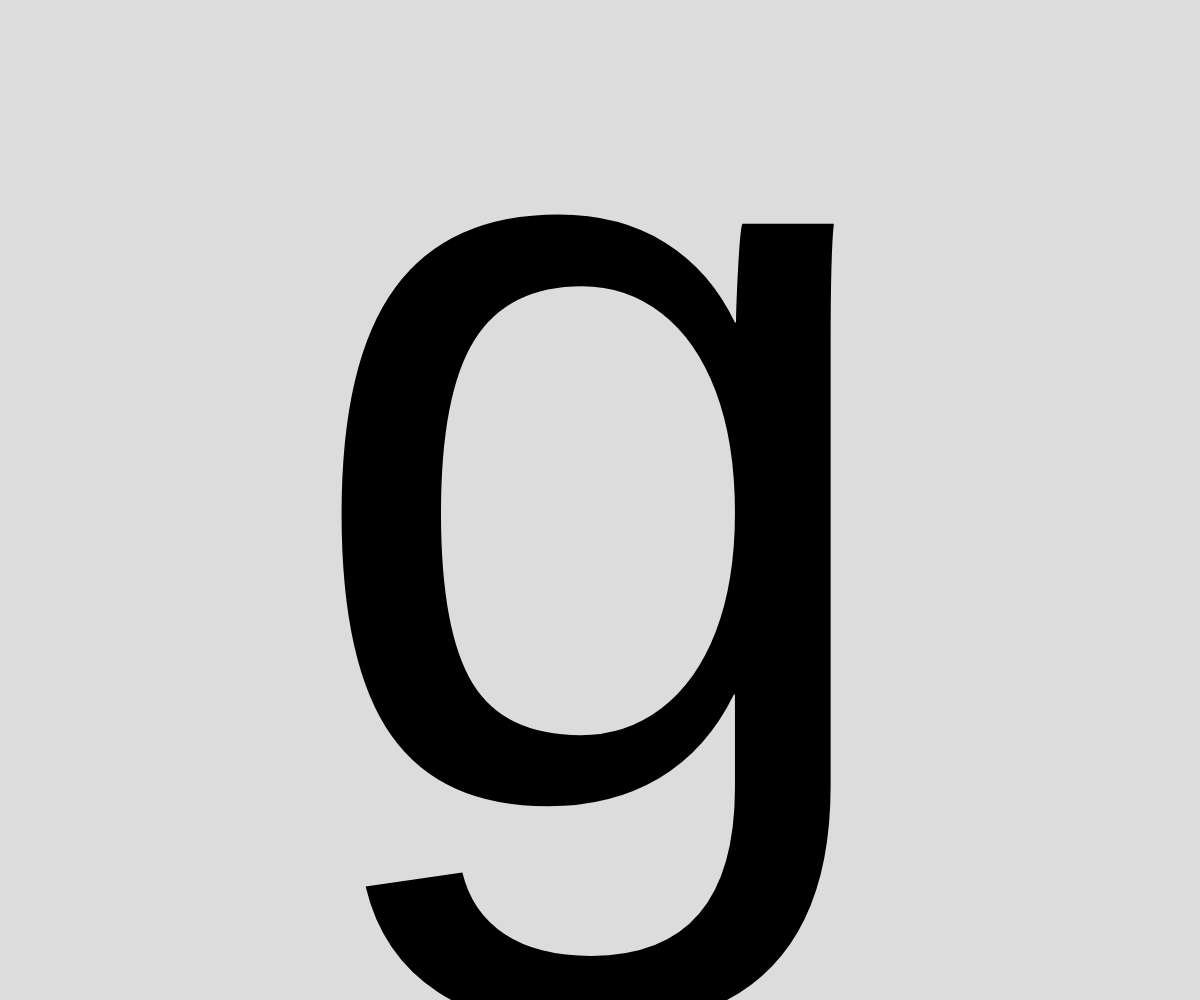
Frame 1 (no input)
Frame 2 (the mouse pressed at the canvas centre, redrawn once): identical to frame 1, image omitted

The p5.js sketch that drew this single still picture (run headless with seeded random() and noise() and a simulated clock; the mouse was pressed at the canvas centre and the sketch redrawn once):

// p5.js sketch
// ── sketch.js
function setup() {
  createCanvas(windowWidth, windowHeight);
  textSize(32); // Adjust starting text size for better scaling
  textAlign(CENTER, CENTER);
  noLoop()
}

// dang, still doesn't work.
// but look @ https://github.com/Pomax/lib-font
// from https://github.com/processing/p5.js/issues/356
// 
function draw() {
  background(220);
  const letter = "g"; // Replace with your desired letter
  let scaleFactor = min(width / textWidth(letter), (height - textDescent()) / textAscent());
  console.log(textDescent(), textAscent(), width / textWidth(letter), (height - textDescent()) / textAscent(), scaleFactor)
  // Scale the text proportionally to fit the canvas (considering descenders)
  push();
  translate(width / 2, height / 2);
  scale(scaleFactor);
  text(letter, 0, 0);
  pop();
}
